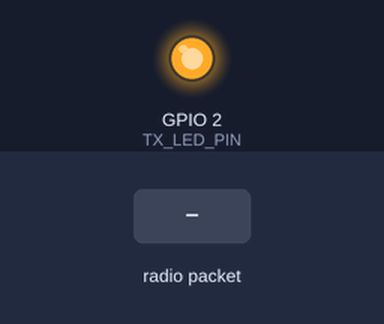
Bench run of a sketch on a simulated ESP32. On the bench: output pins drawn as LEDs (lit = HIGH). The test bench sets the inputs (shaded band). What the sketch prints to the serial monitor is not drawn.

Above: at 1.2 s.
1.3 s: radio packet "1" arrives
Timing chart, 0 to 4.3 s (numbered marks = the images above; inputs shaded):
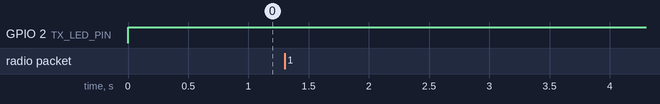

The sketch:

ESPnow_LOLIN32_lite_TX.ino
```cpp
#include <Arduino.h>
#include <WiFi.h>
#include <esp_now.h>

// ================== GLOBAL CONSTANTS ==================

// Serial configuration
const uint32_t SERIAL_BAUD_RATE          = 115200ul;

// LED configuration
const int      TX_LED_PIN                = 2;        // Change to your LED pin if needed
const uint32_t LINK_TIMEOUT_MS           = 2000ul;   // Link considered lost after this time

// Send interval
const uint32_t TX_INTERVAL_MS            = 1000ul;   // Time between packets

// Wi-Fi / ESP-NOW configuration
const wifi_mode_t WIFI_MODE_SETTING      = WIFI_MODE_STA;
const uint8_t     ESPNOW_CHANNEL         = 0u;       // 0 = use current Wi-Fi channel
const bool        ESPNOW_ENCRYPT         = false;

// MAC address configuration
const size_t      MAC_ADDRESS_LENGTH     = 6u;

// Initial time for timers
const uint32_t    INITIAL_TIME_MS        = 0ul;

// Receiver MAC address (your RX ESP32’s MAC)
uint8_t RX_PEER_MAC[MAC_ADDRESS_LENGTH] = {
  0x44, 0x1D, 0x64, 0xF5, 0x7C, 0x5C
};

// ================== PAYLOAD & STATE ==================

typedef struct __attribute__((packed)) {
  uint32_t counter;
} Payload_t;

Payload_t  txPayload              = { 0u };
uint32_t   lastLinkOkTimeMs       = 0u;
uint32_t   lastTxTimeMs           = INITIAL_TIME_MS;

// ================== CALLBACKS ==================

void onDataSent(const wifi_tx_info_t* info, esp_now_send_status_t status) {
  (void)info;

  Serial.print("TX send status = ");
  Serial.println(static_cast<int>(status));

  if (status == ESP_NOW_SEND_SUCCESS) {
    lastLinkOkTimeMs = millis();
  }
}

void onDataRecv(const esp_now_recv_info_t* info,
                const uint8_t* incomingData,
                int len) {
  (void)info;

  if (len == static_cast<int>(sizeof(Payload_t))) {
    Payload_t ackPayload;
    memcpy(&ackPayload, incomingData, sizeof(Payload_t));

    Serial.print("TX received ACK, counter = ");
    Serial.println(ackPayload.counter);

    lastLinkOkTimeMs = millis();
  } else {
    Serial.print("TX received data with invalid length = ");
    Serial.println(len);
  }
}

// ================== HELPER FUNCTIONS ==================

void updateLinkLed() {
  const uint32_t nowMs    = millis();
  const bool     linkIsUp = (nowMs - lastLinkOkTimeMs) < LINK_TIMEOUT_MS;

  digitalWrite(TX_LED_PIN, linkIsUp ? HIGH : LOW);
}

void sendPayloadIfDue() {
  const uint32_t nowMs = millis();

  if ((nowMs - lastTxTimeMs) >= TX_INTERVAL_MS) {
    esp_err_t result = esp_now_send(
      RX_PEER_MAC,
      reinterpret_cast<uint8_t*>(&txPayload),
      sizeof(txPayload)
    );

    Serial.print("TX sending, counter = ");
    Serial.println(txPayload.counter);

    if (result != ESP_OK) {
      Serial.print("TX send error, code = ");
      Serial.println(static_cast<int>(result));
    }

    txPayload.counter++;
    lastTxTimeMs = nowMs;
  }
}

// ================== SETUP & LOOP ==================

void setup() {
  Serial.begin(SERIAL_BAUD_RATE);

  pinMode(TX_LED_PIN, OUTPUT);
  digitalWrite(TX_LED_PIN, LOW);

  WiFi.mode(WIFI_MODE_SETTING);

  if (esp_now_init() != ESP_OK) {
    Serial.println("ESP-NOW init failed");
    while (true) {
      // Stop here if ESP-NOW fails
    }
  }

  esp_now_register_send_cb(onDataSent);
  esp_now_register_recv_cb(onDataRecv);

  esp_now_peer_info_t peerInfo = {};
  memcpy(peerInfo.peer_addr, RX_PEER_MAC, MAC_ADDRESS_LENGTH);
  peerInfo.channel = ESPNOW_CHANNEL;
  peerInfo.encrypt = ESPNOW_ENCRYPT;

  if (esp_now_add_peer(&peerInfo) != ESP_OK) {
    Serial.println("Failed to add RX peer");
    while (true) {
      // Stop here if peer add fails
    }
  }

  lastLinkOkTimeMs = millis();

  Serial.print("This ESP32 STA MAC: ");
  Serial.println(WiFi.macAddress());
}

void loop() {
  sendPayloadIfDue();
  updateLinkLed();
}
```

Measured:
- after the input at 1.3 s, every drawn part: stays the same
